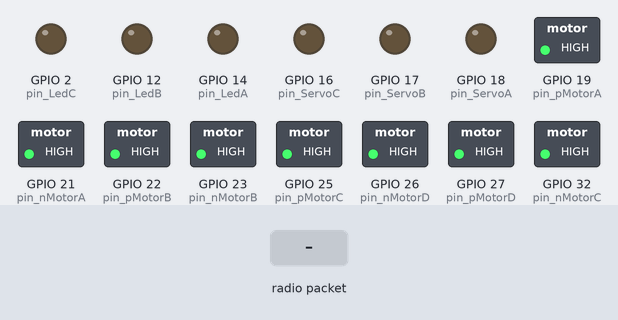
The sketch below on a simulated ESP32. Shown: switched loads named in the sketch (green lamp = pin HIGH), output pins drawn as LEDs (lit = HIGH). The inputs (shaded band) are chosen by the test bench. Pins used as bus, display or sensor lines are not drawn.

Above: at 0.01 s.
At 1.3 s:
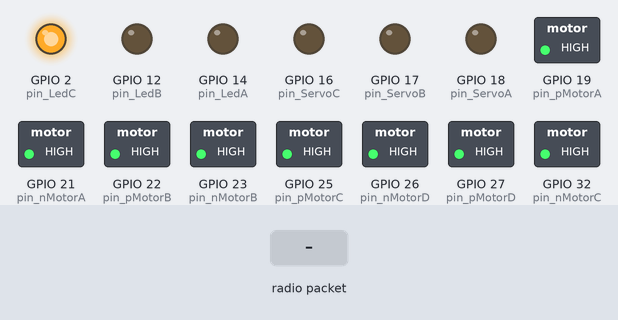
1.4 s: radio packet "1" arrives
At 2.6 s:
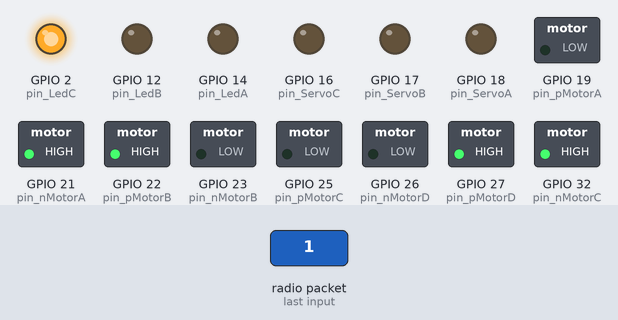
Timing chart, 0 to 4.4 s (numbered marks = the images above; inputs shaded):
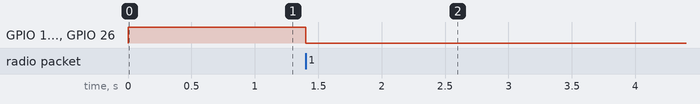

Measured:
- after the input at 1.4 s, GPIO 19 (pin_pMotorA), GPIO 23 (pin_nMotorB), GPIO 25 (pin_pMotorC), GPIO 26 (pin_nMotorD): HIGH → LOW at once

The sketch:

robotboardtest.ino
```cpp
#include <esp_now.h>
#include <WiFi.h>

#ifdef I2C_INIT
#include <Wire.h>
#endif

#include "Define.h"
#include "Motor_Control.h"
#include "Servo_Control.h"
#include "Controller_Data.h"

volatile ControllerData Controller;

Motor_Control motor_A(pin_mSleep, pin_pMotorA, pin_nMotorA);
Motor_Control motor_B(pin_mSleep, pin_pMotorB, pin_nMotorB);
Motor_Control motor_C(pin_mSleep, pin_pMotorC, pin_nMotorC);
Motor_Control motor_D(pin_mSleep, pin_pMotorD, pin_nMotorD);

Servo_Control servo_A(pin_ServoA, pwm_Frequency, pwm_Resolution, pwm_ChannelA, min_PulseServo, max_PulseServo);
Servo_Control servo_B(pin_ServoB, pwm_Frequency, pwm_Resolution, pwm_ChannelB, min_PulseServo, max_PulseServo);
Servo_Control servo_C(pin_ServoC, pwm_Frequency, pwm_Resolution, pwm_ChannelC, min_PulseServo, max_PulseServo);

uint8_t current_AngleA = 0, current_AngleB = 0, current_AngleC = 0;
unsigned long previous_TimeServoA = 0, previous_TimeServoB = 0, previous_TimeServoC = 0;

unsigned long recieved_Time;

void TaskMotorControl(void *pvParameters);
void TaskServoControl(void *pvParameters);

void setup(){
  #ifdef DEBUG_MODE
  Serial.begin(BAUD_RATE);
  #endif

  pinMode(pin_VoltageDivider, INPUT);
  pinMode(pin_LedA, OUTPUT);
  pinMode(pin_LedB, OUTPUT);
  pinMode(pin_LedC, OUTPUT);

  xTaskCreatePinnedToCore(TaskMotorControl, "MotorControl", 4096, NULL, 1, NULL, 0);
  xTaskCreatePinnedToCore(TaskServoControl, "ServoControl", 4096, NULL, 1, NULL, 1);

  motor_A.Start();

  WiFi.mode(WIFI_STA);
  delay(100);
  esp_now_init();
  esp_now_register_recv_cb(ReceiveData);
  digitalWrite(pin_LedC, HIGH);

  #ifdef I2C_INIT
  Wire.setClock(I2C_CLK);
  Wire.begin(pin_Sda, pin_Scl);
  #endif
}

void loop(){
}

void TaskServoControl(void *pvParameters){
  while(1){
    unsigned long current_Time = millis();

    if(Controller.value_RJY > JOYSTICK_DEADZONE && (current_Time - previous_TimeServoA > SERVO_DELAY)){
      previous_TimeServoA = current_Time;
      current_AngleA = constrain(current_AngleA + 1, SERVO_MIN, SERVO_MAX);
      servo_A.SetAngle(current_AngleA);
    }
    else if(Controller.value_RJY < -JOYSTICK_DEADZONE && (current_Time - previous_TimeServoA > SERVO_DELAY)){
      previous_TimeServoA = current_Time;
      current_AngleA = constrain(current_AngleA - 1, SERVO_MIN, SERVO_MAX);
      servo_A.SetAngle(current_AngleA);
    }

    if(Controller.value_RJX > JOYSTICK_DEADZONE && (current_Time - previous_TimeServoC > SERVO_DELAY)){
      previous_TimeServoC = current_Time;
      current_AngleC = constrain(current_AngleC - 1, SERVO_MIN, SERVO_MAX);
      servo_C.SetAngle(current_AngleC);
    }
    else if(Controller.value_RJX < -JOYSTICK_DEADZONE && (current_Time - previous_TimeServoC > SERVO_DELAY)){
      previous_TimeServoC = current_Time;
      current_AngleC = constrain(current_AngleC + 1, SERVO_MIN, SERVO_MAX);
      servo_C.SetAngle(current_AngleC);
    }

    vTaskDelay(20 / portTICK_PERIOD_MS);
  }
}

void TaskMotorControl(void *pvParameters){
  while(1){
    int joystick_Direction = MapJoystickToDirection(Controller.value_LJX, Controller.value_LJY);

    switch(joystick_Direction){
    case DIRECTION_CENTER:
      motor_A.SetDirection(MOTOR_COAST);
      motor_B.SetDirection(MOTOR_COAST);
      motor_C.SetDirection(MOTOR_COAST);
      motor_D.SetDirection(MOTOR_COAST);
      break;
    case DIRECTION_UP:
    digitalWrite(pin_LedB, HIGH);
      motor_A.SetDirection(MOTOR_FORWARD);
      motor_B.SetDirection(MOTOR_FORWARD);
      motor_C.SetDirection(MOTOR_FORWARD);
      motor_D.SetDirection(MOTOR_FORWARD);
      break;
    case DIRECTION_DOWN:
    digitalWrite(pin_LedB, LOW);
      motor_A.SetDirection(MOTOR_REVERSE);
      motor_B.SetDirection(MOTOR_REVERSE);
      motor_C.SetDirection(MOTOR_REVERSE);
      motor_D.SetDirection(MOTOR_REVERSE);
      break;
    case DIRECTION_LEFT:
    digitalWrite(pin_LedA, HIGH);
      motor_A.SetDirection(MOTOR_FORWARD);
      motor_B.SetDirection(MOTOR_REVERSE);
      motor_C.SetDirection(MOTOR_FORWARD);
      motor_D.SetDirection(MOTOR_REVERSE);
      break;
    case DIRECTION_RIGHT:
    digitalWrite(pin_LedA, LOW);
      motor_A.SetDirection(MOTOR_REVERSE);
      motor_B.SetDirection(MOTOR_FORWARD);
      motor_C.SetDirection(MOTOR_REVERSE);
      motor_D.SetDirection(MOTOR_FORWARD);
      break;
    default:
      motor_A.SetDirection(MOTOR_COAST);
      motor_B.SetDirection(MOTOR_COAST);
      motor_C.SetDirection(MOTOR_COAST);
      motor_D.SetDirection(MOTOR_COAST);
      break;
    }
    vTaskDelay(20 / portTICK_PERIOD_MS);
  }
}

int MapJoystickToDirection(int joystick_X, int joystick_Y) {
  if (abs(joystick_X) < JOYSTICK_DEADZONE && abs(joystick_Y) < JOYSTICK_DEADZONE) return DIRECTION_CENTER;
  if (joystick_Y > 0 && abs(joystick_Y) > abs(joystick_X)) return DIRECTION_UP;
  if (joystick_Y < 0 && abs(joystick_Y) > abs(joystick_X)) return DIRECTION_DOWN;
  if (joystick_X > 0 && abs(joystick_X) > abs(joystick_Y)) return DIRECTION_RIGHT;
  if (joystick_X < 0 && abs(joystick_X) > abs(joystick_Y)) return DIRECTION_LEFT;
  return DIRECTION_CENTER;
}

void ReceiveData(const esp_now_recv_info_t *recvInfo, const uint8_t *data, int data_len){
  memcpy((void*)&Controller, data, sizeof(Controller));
  recieved_Time = millis();
}
```

Controller_Data.h
```cpp
#ifndef CONTROLLER_DATA_H
#define CONTROLLER_DATA_H

struct __attribute__((packed)) ControllerData {
    int value_LJX = 0, value_LJY = 0, value_LSW = 0;
    int value_MJX = 0, value_MJY = 0, value_MSW = 0;
    int value_RJX = 0, value_RJY = 0, value_RSW = 0;
};

#endif
```

Define.h
```cpp
#ifndef DEFINE_H
#define DEFINE_H

#define DEBUG_MODE      1
//#define I2C_INIT  1

#define BAUD_RATE 115200
#define I2C_CLK   400000

#define ESPNOW_PASSWORD "RX_1_Password"
#define ESPNOW_NETWORK  "RX_1"
#define ESPNOW_CHANNEL  1

#define SERVO_DELAY 15
#define SERVO_MAX   179
#define SERVO_MIN   0

#define JOYSTICK_DEADZONE 5

#define DIRECTION_CENTER  0
#define DIRECTION_UP      1
#define DIRECTION_DOWN    2
#define DIRECTION_LEFT    3
#define DIRECTION_RIGHT   4

#define MOTOR_STOP        0
#define MOTOR_FORWARD     1
#define MOTOR_REVERSE     2
#define MOTOR_COAST       3
#define MOTOR_DECAY       4

//PWM Macros
constexpr uint16_t max_PulseServo = 2500;
constexpr uint16_t min_PulseServo = 500;
constexpr uint8_t  pwm_Frequency  = 50;
constexpr uint8_t  pwm_Resolution = 16;
constexpr uint8_t  pwm_ChannelA    = 0;
constexpr uint8_t  pwm_ChannelB    = 1;
constexpr uint8_t  pwm_ChannelC    = 2;


//Pins for Motors
constexpr uint8_t pin_pMotorA = 19, pin_pMotorB = 22, pin_pMotorC = 25, pin_pMotorD = 27;
constexpr uint8_t pin_nMotorA = 21, pin_nMotorB = 23, pin_nMotorC = 32, pin_nMotorD = 26;
constexpr uint8_t pin_mSleep = 33;

//Pins for Servos
constexpr uint8_t pin_ServoA = 18, pin_ServoB = 17, pin_ServoC = 16;

//Pins for Led's, I2C,
constexpr uint8_t pin_Sda = 4, pin_Scl = 5, pin_LedA = 14, pin_LedB = 12, pin_LedC = 2;

//Pins for VoltageDivider
constexpr uint8_t pin_VoltageDivider = 35;

#endif
```

Motor_Control.cpp
```cpp
#include "esp32-hal-gpio.h"
#include "Motor_Control.h"
#include <Arduino.h>
#include "Define.h"

Motor_Control::Motor_Control(uint8_t pin_mSleep, uint8_t pin_mPlus, uint8_t pin_mMinus): pin_mSleep(pin_mSleep), pin_mPlus(pin_mPlus), pin_mMinus(pin_mMinus){
  pinMode(pin_mSleep, OUTPUT);
  pinMode(pin_mPlus, OUTPUT);
  pinMode(pin_mMinus, OUTPUT);
}

void Motor_Control::SetDirection(int State){
  switch(State){
  case MOTOR_FORWARD:
    digitalWrite(pin_mSleep, HIGH);
    digitalWrite(pin_mPlus,  HIGH);
    digitalWrite(pin_mMinus, LOW);
    break;
  case MOTOR_COAST:
    digitalWrite(pin_mSleep, HIGH);
    digitalWrite(pin_mPlus,  HIGH);
    digitalWrite(pin_mMinus, HIGH);
    break;
  case MOTOR_REVERSE:
    digitalWrite(pin_mSleep, HIGH);
    digitalWrite(pin_mPlus,  LOW);
    digitalWrite(pin_mMinus, HIGH);
    break;
  case MOTOR_DECAY:
    digitalWrite(pin_mSleep, HIGH);
    digitalWrite(pin_mPlus,  LOW);
    digitalWrite(pin_mMinus, LOW);
    break;
  default:
    break;
  }
}

void Motor_Control::Start(void){
  digitalWrite(pin_mSleep, HIGH);
}

void Motor_Control::Sleep(void){
  digitalWrite(pin_mSleep, LOW);
  digitalWrite(pin_mPlus,  LOW);
  digitalWrite(pin_mMinus, LOW);
}
```

Motor_Control.h
```cpp
#ifndef MOTOR_CONTROL_H
#define MOTOR_CONTROL_H

#include <Arduino.h>

class Motor_Control{
  public:
    Motor_Control(uint8_t pin_mSleep, uint8_t pin_mPlus, uint8_t pin_mMinus);
    void SetDirection(int State);
    void Start(void);
    void Sleep(void);

  private:
    uint8_t pin_mSleep, pin_mPlus, pin_mMinus;
};

#endif
```

Servo_Control.cpp
```cpp
#include "Servo_Control.h"
#include <Arduino.h>

Servo_Control::Servo_Control(uint8_t pin_Servo, uint8_t pwm_Frequency, uint8_t pwm_Resolution, uint8_t pwm_Channel, uint16_t minimum_Pulse, uint16_t maximum_Pulse) :
  pin_Servo(pin_Servo), pwm_Frequency(pwm_Frequency), pwm_Resolution(pwm_Resolution), pwm_Channel(pwm_Channel), minimum_Pulse(minimum_Pulse), maximum_Pulse(maximum_Pulse){

  pwm_Factor = 1.0 * (1 << pwm_Resolution) / (1000000.0 / pwm_Frequency);
  ledcAttachChannel(pin_Servo, pwm_Frequency, pwm_Resolution, pwm_Channel);
}

void Servo_Control::SetAngle(uint8_t Angle){
  Angle = constrain(Angle, minimum_Angle, maximum_Angle);

  uint16_t pwm_Pulse = map(Angle, minimum_Angle, maximum_Angle, minimum_Pulse, maximum_Pulse);
  uint32_t pwm_Input = (uint32_t) (pwm_Factor * pwm_Pulse);

  ledcWrite(pin_Servo, pwm_Input);
}
```

Servo_Control.h
```cpp
#ifndef SERVO_CONTROL_H
#define SERVO_CONTROL_H

#include <Arduino.h>

class Servo_Control{
  public:
    Servo_Control(uint8_t pin_Servo, uint8_t pwm_Frequency, uint8_t pwm_Resolution, uint8_t pwm_Channel, uint16_t minimum_Pulse, uint16_t maximum_Pulse);
    void SetAngle(uint8_t Angle);

  private:
    uint8_t  pin_Servo;
    uint8_t  pwm_Frequency;
    uint8_t  pwm_Resolution;
    uint8_t  pwm_Channel;
    float    pwm_Factor;
    uint16_t minimum_Pulse;
    uint16_t maximum_Pulse;

    static const uint8_t minimum_Angle = 0;
    static const uint8_t maximum_Angle = 180;
};

#endif
```
